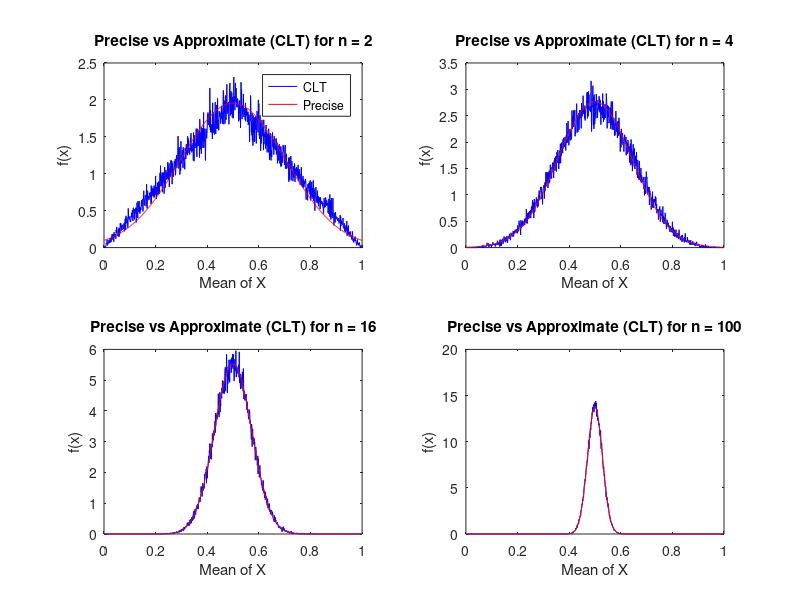
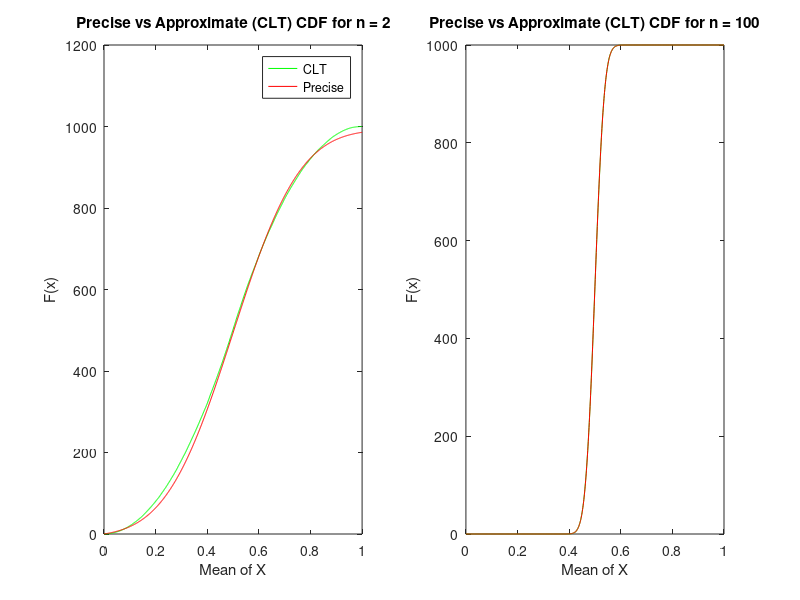

Here is the MATLAB script that generated these plots, in order:
%David Jacob
%John Shaver
%ECE 345 Project 3
%Part 1

close all
clear all
clc

n = 100000;
interval = [0:0.001:1];

%Creates n samples of 2, 4, 16, 100 columns long uniformly distributed
rM2 = rand(n, 2);
rM4 = rand(n, 4);
rM16 = rand(n, 16);
rM100 = rand(n, 100);


%Calculates mean along Columns
mM2 = mean(rM2, 2);
mM4 = mean(rM4, 2);
mM16 = mean(rM16, 2);
mM100 = mean(rM100,2);


%Creates histograms of pdf of each Mn
[histm2, z] = hist(mM2, interval);
histm2 = histm2/n/.001;

[histm4, z] = hist(mM4, interval);
histm4 = histm4/n/.001;

[histm16, z] = hist(mM16, interval);
histm16 = histm16/n/.001;

[histm100, z] = hist(mM100, interval);
histm100 = histm100/n/.001;

%General Sigma and for specific N values
sigma = sqrt(1/12);
sig2 = sigma/sqrt(2);
sig4 = sigma/sqrt(4);
sig16 = sigma/sqrt(16);
sig100 = sigma/sqrt(100);

%Generates approximate pdfs for Mn
approx2 = normpdf(z, .5, sig2);
approx4 = normpdf(z, .5, sig4);
approx16 = normpdf(z, .5, sig16);
approx100 = normpdf(z, .5, sig100);


%Plotting
figure(1)
subplot(2,2,1)
plot(z, histm2,'-b', z, approx2, 'r')
legend('CLT', 'Precise')
title('Precise vs Approximate (CLT) for n = 2')
xlabel('Mean of X')
ylabel('f(x)')

subplot(2,2,2)
plot(z, histm4,'-b', interval, approx4, 'r')
title('Precise vs Approximate (CLT) for n = 4')
xlabel('Mean of X')
ylabel('f(x)')

subplot(2,2,3)
plot(z, histm16,'-b', z, approx16, 'r')
title('Precise vs Approximate (CLT) for n = 16')
xlabel('Mean of X')
ylabel('f(x)')

subplot(2,2,4)
plot(z, histm100,'-b', z, approx100, 'r')
title('Precise vs Approximate (CLT) for n = 100')
xlabel('Mean of X')
ylabel('f(x)')


%Creates Graphs containing CLT compared to CDF
figure(2)
subplot(1,2,1)
plot(z, cumsum(histm2), '-g', z, cumsum(approx2), '-r')
legend('CLT', 'Precise')
title('Precise vs Approximate (CLT) CDF for n = 2');
xlabel('Mean of X');
ylabel('F(x)');

subplot(1,2,2)
plot(z, cumsum(histm100), '-g', z, cumsum(approx100), '-r')
title('Precise vs Approximate (CLT) CDF for n = 100');
xlabel('Mean of X');
ylabel('F(x)');